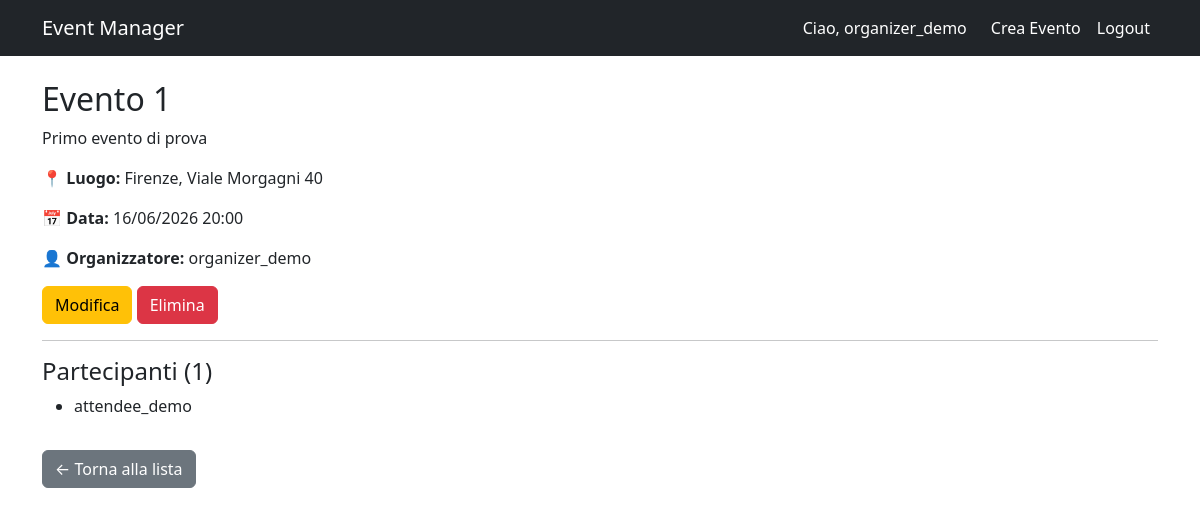
The page /1/ (signed in) on the database its author committed.
### accounts/models.py (models this page shows, shortened)
class CustomUser(AbstractUser):
    ROLE_CHOICES = (
        ('attendee', 'Attendee'),
        ('organizer', 'Organizer'),
    )
    role = models.CharField(max_length=20, choices=ROLE_CHOICES, default='attendee')
    bio = models.TextField(blank=True)

### events/models.py (models this page shows, shortened)
class Event(models.Model):
    title = models.CharField(max_length=200)
    description = models.TextField()
    location = models.CharField(max_length=200)
    date = models.DateTimeField()
    organizer = models.ForeignKey(CustomUser, on_delete=models.CASCADE, related_name='organized_events')
    created_at = models.DateTimeField(auto_now_add=True)

class Registration(models.Model):
    event = models.ForeignKey(Event, on_delete=models.CASCADE, related_name='registrations')
    attendee = models.ForeignKey(CustomUser, on_delete=models.CASCADE, related_name='registrations')
    registered_at = models.DateTimeField(auto_now_add=True)
    class Meta:
        unique_together = ('event', 'attendee')

### events/views.py (the view)
# urls.py: path('<int:pk>/', views.event_detail, name='detail'),
def event_detail(request, pk):
    event = get_object_or_404(Event, pk=pk)
    already_registered = False
    if request.user.is_authenticated:
        already_registered = Registration.objects.filter(event=event, attendee=request.user).exists()
    return render(request, 'events/event_detail.html', {'event': event, 'already_registered': already_registered})

### templates/events/event_detail.html (shortened to what this page needs)
{% extends 'base.html' %}
{% block content %}
<h2>{{ event.title }}</h2>
<p>{{ event.description }}</p>
<p>📍 <strong>Luogo:</strong> {{ event.location }}</p>
<p>📅 <strong>Data:</strong> {{ event.date|date:"d/m/Y H:i" }}</p>
<p>👤 <strong>Organizzatore:</strong> {{ event.organizer.username }}</p>
{% if user.is_authenticated %}
    {% if user.role == 'organizer' and user == event.organizer %}
        <a href="{% url 'events:update' event.pk %}" class="btn btn-warning">Modifica</a>
        <a href="{% url 'events:delete' event.pk %}" class="btn btn-danger">Elimina</a>
        <hr>
        <h4>Partecipanti ({{ event.registrations.count }})</h4>
        <ul>
            {% for reg in event.registrations.all %}
                <li>{{ reg.attendee.username }}</li>
            {% empty %}
                <li>Nessun partecipante ancora.</li>
            {% endfor %}
        </ul>
    {% endif %}
{% else %}
    <p><a href="{% url 'accounts:login' %}">Accedi</a> per registrarti all'evento.</p>
{% endif %}
<a href="{% url 'events:list' %}" class="btn btn-secondary mt-3">← Torna alla lista</a>
{% endblock %}

### templates/base.html (shortened to what this page needs)
<!DOCTYPE html>
<html lang="it">
<head>
    <link href="https://cdn.jsdelivr.net/npm/bootstrap@5.3.0/dist/css/bootstrap.min.css" rel="stylesheet">
</head>
<body>
    <nav class="navbar navbar-expand-lg navbar-dark bg-dark">
        <div class="container">
            <a class="navbar-brand" href="/">Event Manager</a>
            <div class="navbar-nav ms-auto">
                {% if user.is_authenticated %}
                    <span class="navbar-text text-white me-3">Ciao, {{ user.username }}</span>
                    {% if user.role == 'organizer' %}
                        <a class="nav-link text-white" href="{% url 'events:create' %}">Crea Evento</a>
                    {% endif %}
                    <a class="nav-link text-white" href="{% url 'accounts:logout' %}">Logout</a>
                {% else %}
                    <a class="nav-link text-white" href="{% url 'accounts:login' %}">Login</a>
                    <a class="nav-link text-white" href="{% url 'accounts:register' %}">Registrati</a>
                {% endif %}
            </div>
        </div>
    </nav>
    <div class="container mt-4">
        {% block content %}{% endblock %}
    </div>
</body>
</html>

### rows shown on the page
CustomUser: username "organizer_demo"
Event: title "Evento 1", description "Primo evento di prova", location "Firenze, Viale Morgagni 40", date "16/06/2026 20:00", organizer.username "organizer_demo", registrations.count "1"
Registration: attendee.username "attendee_demo"
